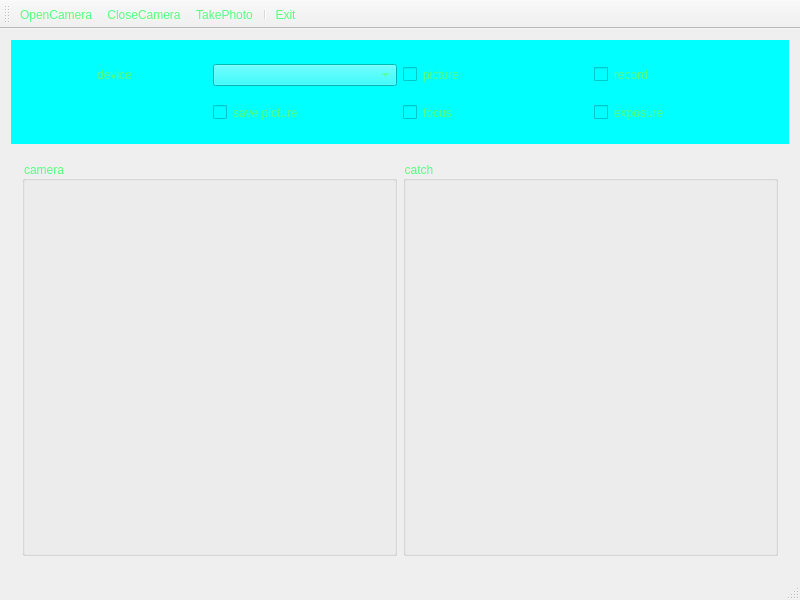
<?xml version="1.0" encoding="UTF-8"?>
<ui version="4.0">
 <class>video</class>
 <widget class="QMainWindow" name="video">
  <property name="geometry">
   <rect>
    <x>0</x>
    <y>0</y>
    <width>800</width>
    <height>600</height>
   </rect>
  </property>
  <property name="minimumSize">
   <size>
    <width>800</width>
    <height>600</height>
   </size>
  </property>
  <property name="windowTitle">
   <string>video</string>
  </property>
  <property name="styleSheet">
   <string notr="true">color: qradialgradient(spread:pad, cx:0.5, cy:0.5, radius:0.5, fx:0.5, fy:0.5, stop:0 rgba(0, 0, 0, 0), stop:0.52 rgba(0, 0, 0, 0), stop:0.565 rgba(82, 121, 76, 33), stop:0.65 rgba(159, 235, 148, 64), stop:0.721925 rgba(255, 238, 150, 129), stop:0.77 rgba(255, 128, 128, 204), stop:0.89 rgba(191, 128, 255, 64), stop:1 rgba(0, 0, 0, 0));
color: rgb(255, 170, 0);
color: rgb(85, 255, 127);</string>
  </property>
  <widget class="QWidget" name="centralWidget">
   <layout class="QVBoxLayout" name="verticalLayout" stretch="1,4">
    <item>
     <widget class="QWidget" name="widget" native="true">
      <property name="styleSheet">
       <string notr="true">background-color: rgb(0, 255, 255);
border-color: qradialgradient(spread:pad, cx:0.5, cy:0.5, radius:0.5, fx:0.5, fy:0.5, stop:0 rgba(255, 0, 0, 255), stop:0.479904 rgba(255, 0, 0, 255), stop:0.522685 rgba(255, 255, 255, 255), stop:1 rgba(255, 255, 255, 255));</string>
      </property>
      <layout class="QGridLayout" name="gridLayout">
       <item row="0" column="2">
        <widget class="QCheckBox" name="cbPicture">
         <property name="text">
          <string>picture</string>
         </property>
        </widget>
       </item>
       <item row="0" column="3">
        <widget class="QCheckBox" name="cbRecord">
         <property name="text">
          <string>record</string>
         </property>
        </widget>
       </item>
       <item row="0" column="0">
        <widget class="QLabel" name="label">
         <property name="text">
          <string>device</string>
         </property>
         <property name="alignment">
          <set>Qt::AlignCenter</set>
         </property>
        </widget>
       </item>
       <item row="0" column="1">
        <widget class="QComboBox" name="cbDevice"/>
       </item>
       <item row="1" column="2">
        <widget class="QCheckBox" name="cbFocus">
         <property name="text">
          <string>focus</string>
         </property>
        </widget>
       </item>
       <item row="1" column="3">
        <widget class="QCheckBox" name="cbExposure">
         <property name="text">
          <string>exposure</string>
         </property>
        </widget>
       </item>
       <item row="1" column="1">
        <widget class="QCheckBox" name="cbSavePicture">
         <property name="text">
          <string>save picture</string>
         </property>
        </widget>
       </item>
      </layout>
     </widget>
    </item>
    <item>
     <widget class="QWidget" name="widget_2" native="true">
      <layout class="QHBoxLayout" name="horizontalLayout">
       <item>
        <widget class="QGroupBox" name="gbCamera">
         <property name="title">
          <string>camera</string>
         </property>
         <layout class="QVBoxLayout" name="verticalLayout_3">
          <item>
           <widget class="QCameraViewfinder" name="widgetCamera" native="true">
            <property name="styleSheet">
             <string notr="true">color: rgb(85, 255, 0);
color: qradialgradient(spread:pad, cx:0.5, cy:0.5, radius:0.5, fx:0.5, fy:0.5, stop:0 rgba(0, 0, 0, 255), stop:0.19397 rgba(0, 0, 0, 255), stop:0.202312 rgba(122, 97, 0, 255), stop:0.495514 rgba(76, 58, 0, 255), stop:0.504819 rgba(255, 255, 255, 255), stop:0.79 rgba(255, 255, 255, 255), stop:1 rgba(255, 158, 158, 255));
color: rgb(255, 170, 127);</string>
            </property>
           </widget>
          </item>
         </layout>
        </widget>
       </item>
       <item>
        <widget class="QGroupBox" name="gbCatch">
         <property name="title">
          <string>catch</string>
         </property>
         <layout class="QVBoxLayout" name="verticalLayout_2">
          <item>
           <widget class="QLabel" name="labCatch">
            <property name="text">
             <string/>
            </property>
           </widget>
          </item>
         </layout>
        </widget>
       </item>
      </layout>
     </widget>
    </item>
   </layout>
  </widget>
  <widget class="QMenuBar" name="menuBar">
   <property name="geometry">
    <rect>
     <x>0</x>
     <y>0</y>
     <width>800</width>
     <height>17</height>
    </rect>
   </property>
  </widget>
  <widget class="QToolBar" name="mainToolBar">
   <property name="toolButtonStyle">
    <enum>Qt::ToolButtonTextUnderIcon</enum>
   </property>
   <attribute name="toolBarArea">
    <enum>TopToolBarArea</enum>
   </attribute>
   <attribute name="toolBarBreak">
    <bool>false</bool>
   </attribute>
   <addaction name="actionOpenCamera"/>
   <addaction name="actionCloseCamera"/>
   <addaction name="actionTakePhoto"/>
   <addaction name="separator"/>
   <addaction name="actionExit"/>
  </widget>
  <widget class="QStatusBar" name="statusBar"/>
  <action name="actionOpenCamera">
   <property name="icon">
    <iconset resource="res.qrc">
     <normaloff>:/images/5.ico</normaloff>:/images/5.ico</iconset>
   </property>
   <property name="text">
    <string>OpenCamera</string>
   </property>
  </action>
  <action name="actionCloseCamera">
   <property name="icon">
    <iconset resource="res.qrc">
     <normaloff>:/images/Shut Down.ico</normaloff>:/images/Shut Down.ico</iconset>
   </property>
   <property name="text">
    <string>CloseCamera</string>
   </property>
  </action>
  <action name="actionTakePhoto">
   <property name="icon">
    <iconset resource="res.qrc">
     <normaloff>:/images/picture.ico</normaloff>:/images/picture.ico</iconset>
   </property>
   <property name="text">
    <string>TakePhoto</string>
   </property>
  </action>
  <action name="actionExit">
   <property name="icon">
    <iconset resource="res.qrc">
     <normaloff>:/images/132.bmp</normaloff>:/images/132.bmp</iconset>
   </property>
   <property name="text">
    <string>Exit</string>
   </property>
  </action>
 </widget>
 <layoutdefault spacing="6" margin="11"/>
 <customwidgets>
  <customwidget>
   <class>QCameraViewfinder</class>
   <extends>QWidget</extends>
   <header location="global">QCameraViewfinder</header>
   <container>1</container>
  </customwidget>
 </customwidgets>
 <resources>
  <include location="res.qrc"/>
 </resources>
 <connections/>
</ui>
